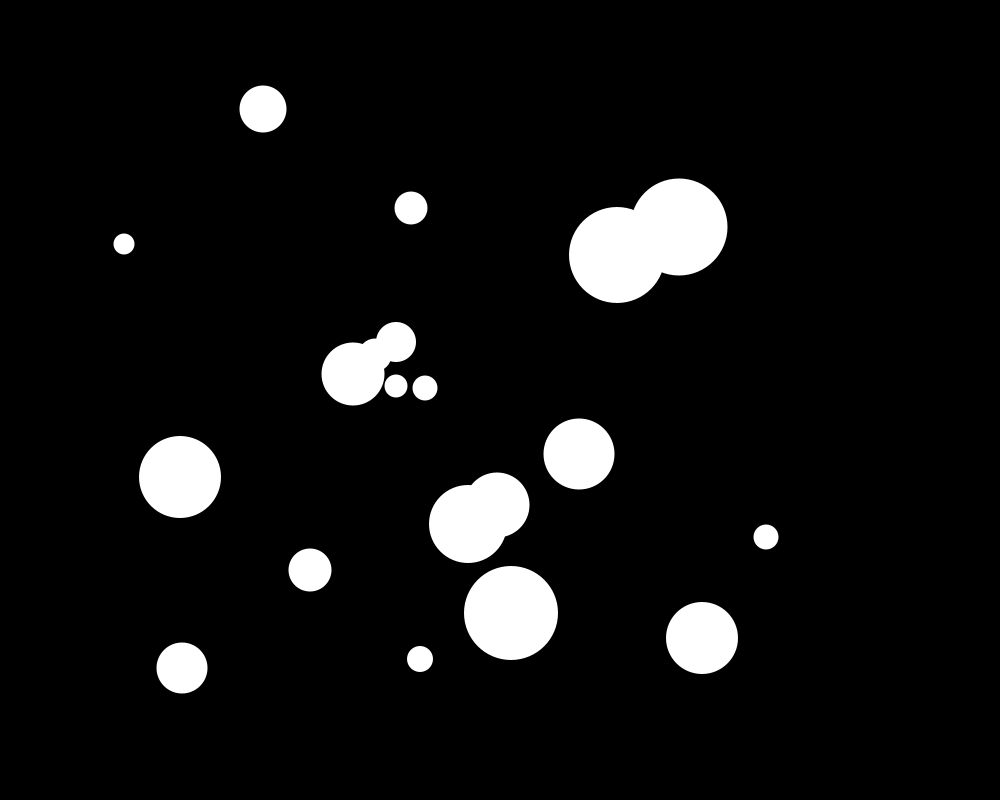
Frame 1 (no input)
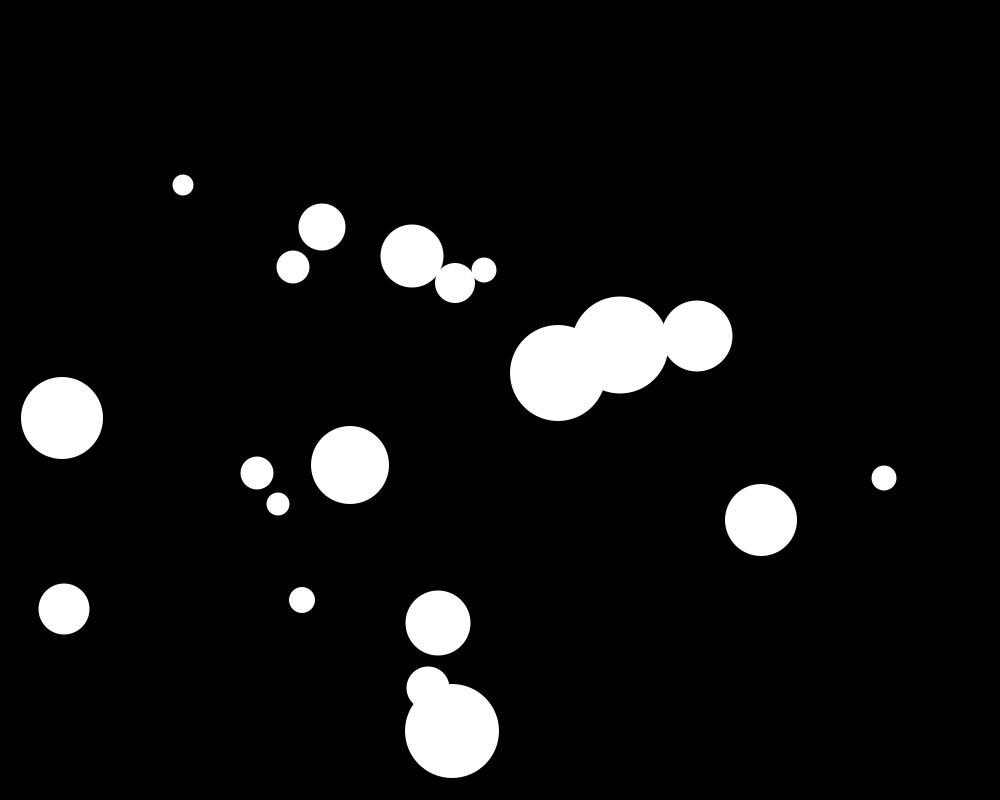
Frame 60 (the mouse pressed at the canvas centre just before this capture)
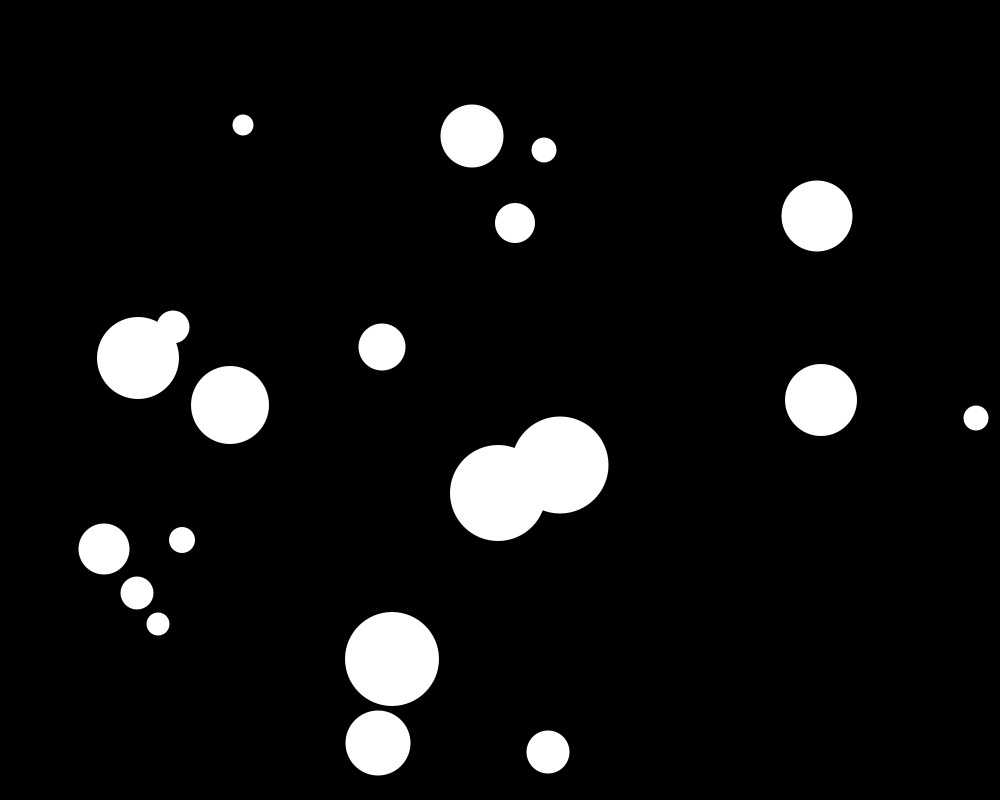
Frame 120 (the mouse held since frame 60 and released just before this capture)

The Processing sketch that drew these frames (run headless with seeded random() and noise(); from frame 60 on, the mouse is pressed at the canvas centre):

// Processing sketch: sketch_500_Color_Balls
// ── sketch_500_Color_Balls.pde
int i = 0;
int count = 20;

int [] x = new int [count];

int [] y = new int [count];

int [] sz= new int [count];

int [] xspeed = new int [count];

int [] yspeed = new int [count];

void setup () {
  size(1000, 800);
  for (int i = 0; i < count; i ++){
    x [i] = int (random(100, width - 100));
    y[i] = int (random(100, height - 100));
    sz [i] = int (random(20,100));
    xspeed [i] = int (random( -3,3));
    if (xspeed[i] == 0){
      xspeed[i]= 1;
    }
    yspeed [i] = int (random( -3,3));
     if (yspeed[i] == 0){
      yspeed[i]= 2;
    }
}
}

void draw() {

  background(0);

  for ( int i = 0; i <x.length; i ++) {
    noStroke();
  
    ellipse( x [i], y[i], sz[i], sz[i] );


    x [i] += xspeed [i];
    y [i] += yspeed [i];

    if (x[i] + sz[i]/2 > width || x[i] - sz[i]/2 <0) {
      xspeed [i] *= -1;
    }

    if ( y[i] + sz[i]/2 > height || y[i] - sz[i]/2 < 0) {
      yspeed[i] *= -1;
    }
  }
}
